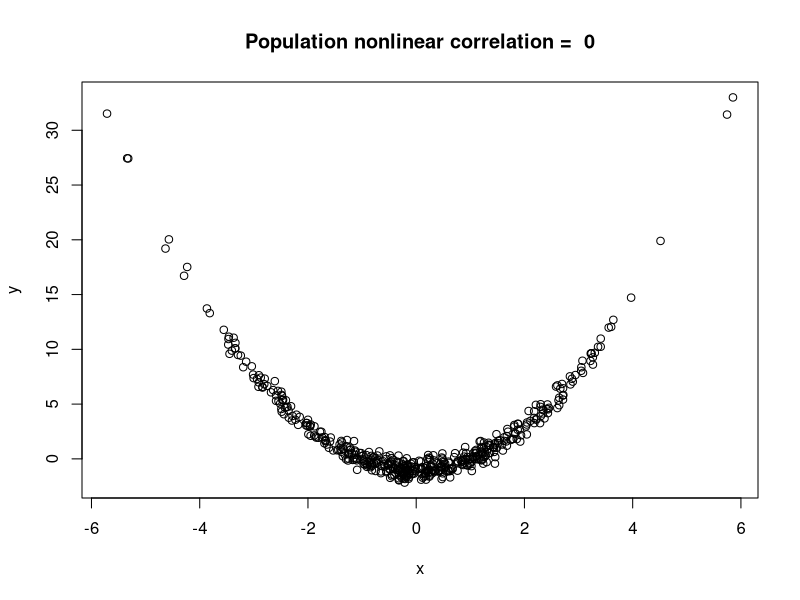
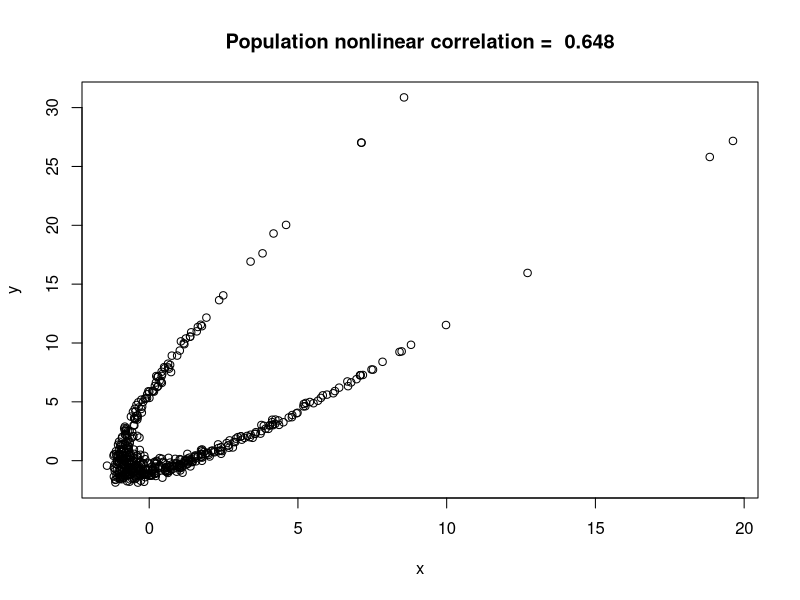

These figures' R source, in order:
## ---- chunk 1
# Generate Bivariate Data with Nonlinear Relationship
gen_nonlinear <- function(n, muX, muY, sX, sY, angle){
  rotmat <- matrix(c(cos(angle), -sin(angle), sin(angle), cos(angle)),2,2)
  x <- rnorm(n, muX, sX)
  y <- x**2 + rnorm(n, muY, sY)
  df <- cbind(x,y)
  df <- df %*% rotmat
  df <- as.data.frame(df)
  names(df) <- c("x", "y")
  return(df)
}

# True correlation value for the nonlinear setting
cor_nonlinear <- function(muX, muY, sX, sY, angle){
  # muX and muY have no effect
  sQ <- sqrt(cos(angle)**2 * (2*sX**4 + 4*sX**2*muX**2 +  sY**2) + sin(angle)**2 * sX**2 + 2 * cos(angle)*sin(angle)*(2*sX**2*muX))
  sR <- sqrt(sin(angle)**2 * (2*sX**4 + 4*sX**2*muX**2 + sY**2) + cos(angle)**2 * sX**2 - 2 * cos(angle)*sin(angle)*(2*sX**2*muX))
  cov <- sin(angle)*cos(angle) * (sX**2 - (2*sX**4 + 4*sX**2*muX**2 + sY**2)) +
    (cos(angle)**2 - sin(angle)**2) * (2*sX**2*muX)
  cor <- round(cov/(sQ*sR), 4)
  return(cor)
}

## ---- chunk 2

#Ex2 question 1
#angle = 0 

# Parameters:
SAMPLESEED <- 9886
SIMULATIONSEED <- 1021
n <- 500
muX <- 0
muY <- -1
sX  <- 1.8
sY  <- 0.5
rho <- 0.84
out <- 0.03
dev <- 3
angle <- 0

set.seed(SAMPLESEED)
df <- gen_nonlinear(n=n, muX=muX, muY=muY, sX=sX, sY=sY, angle=angle)
# population correlation in this setting 
rho <- cor_nonlinear(muX=muX, muY=muY, sX=sX, sY=sY, angle=angle)

plot(df, main=paste("Population nonlinear correlation = ", round(rho, 3)))

## ---- chunk 3

#Ex2 question 1 
#angle = -0.45 

# Parameters:
SAMPLESEED <- 9886
SIMULATIONSEED <- 1021
n <- 500
muX <- 0
muY <- -1
sX  <- 1.8
sY  <- 0.5
rho <- 0.84
out <- 0.03
dev <- 3
angle <- -0.45

set.seed(SAMPLESEED)
df <- gen_nonlinear(n=n, muX=muX, muY=muY, sX=sX, sY=sY, angle=angle)
# population correlation in this setting 
rho <- cor_nonlinear(muX=muX, muY=muY, sX=sX, sY=sY, angle=angle)

plot(df, main=paste("Population nonlinear correlation = ", round(rho, 3)))

